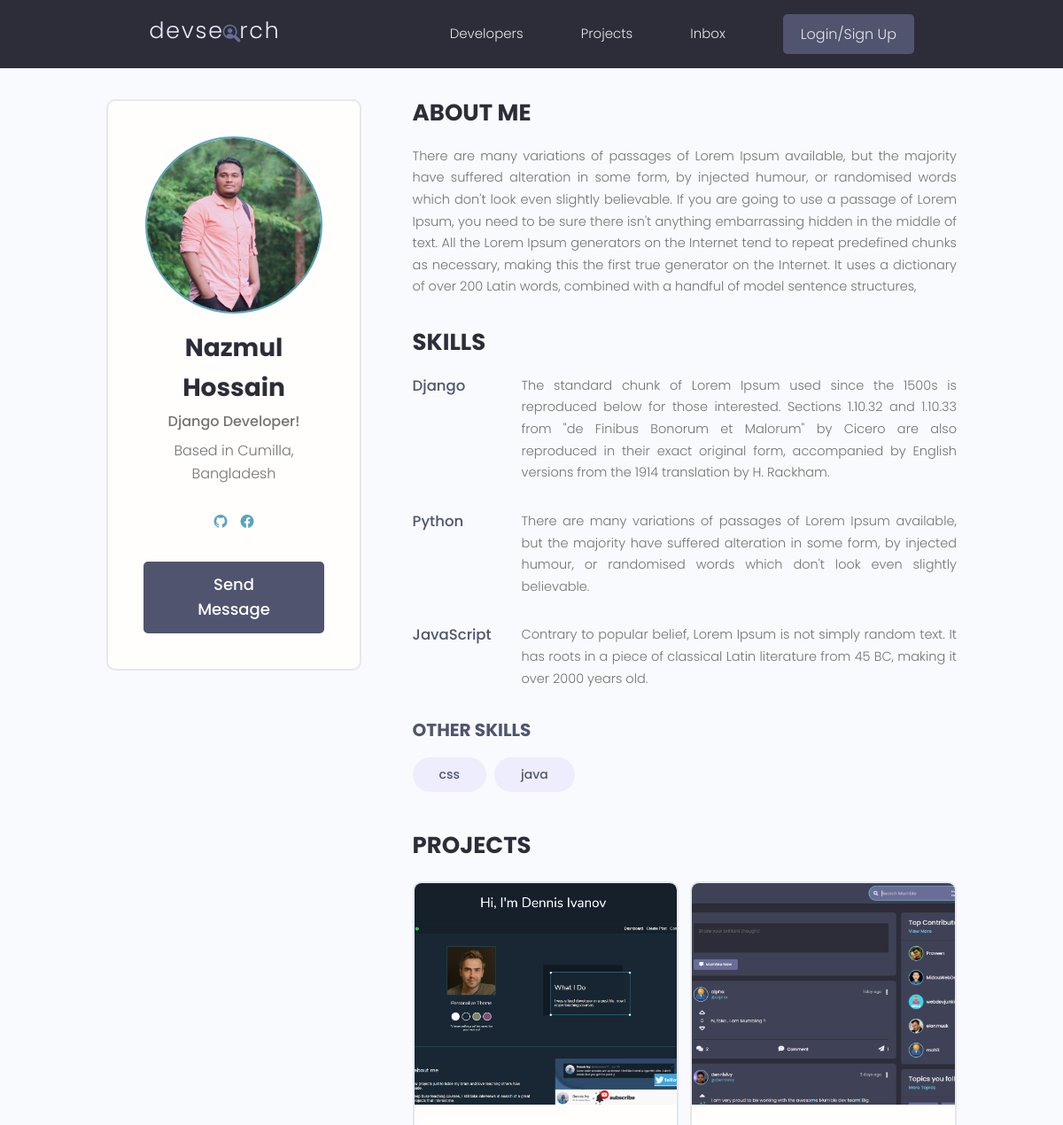
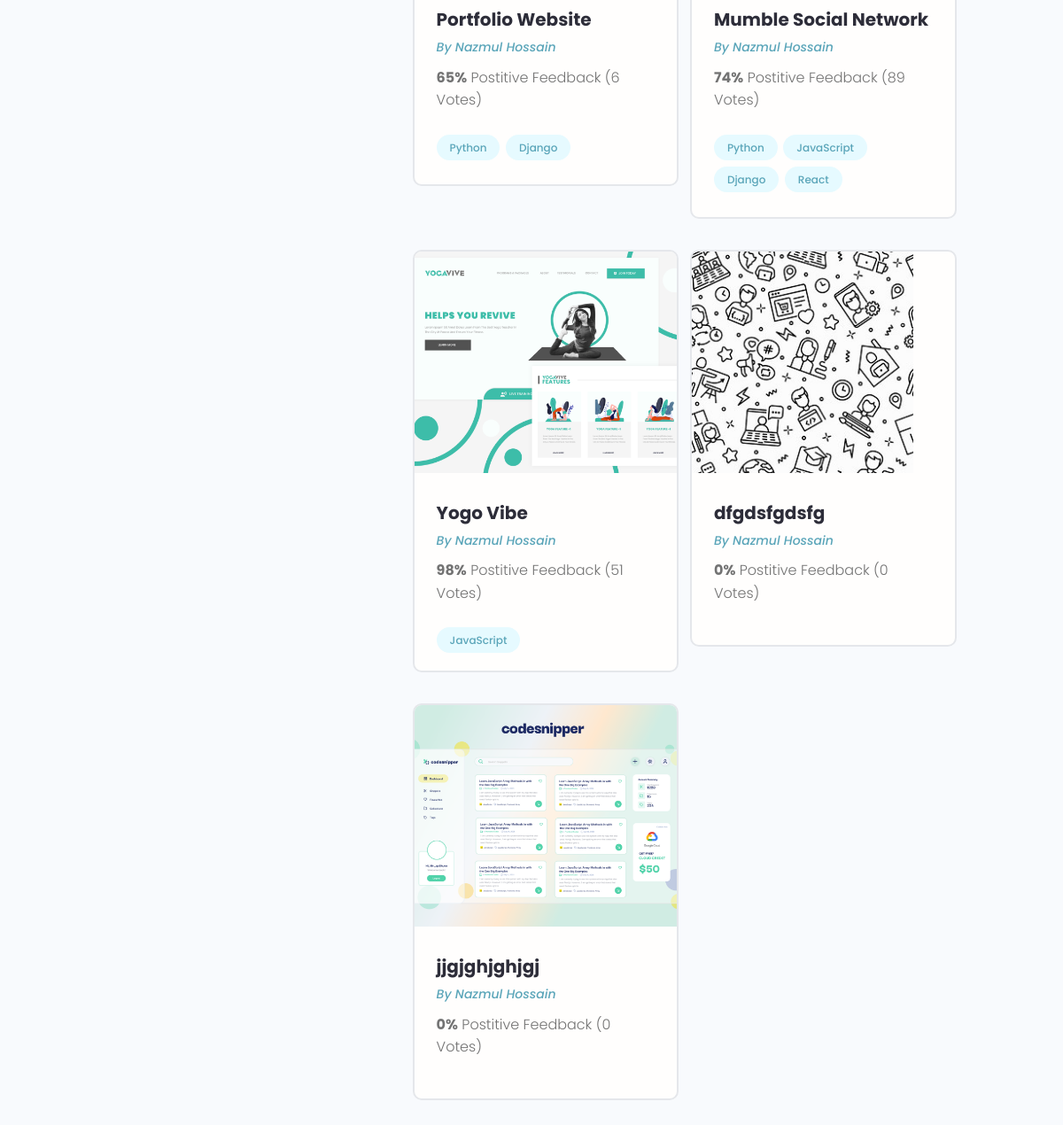
The page /profile/ddee56b0-8560-41a9-a544-2b5a5f5492ad/ on the database as committed earlier (2 pictures, top to bottom).
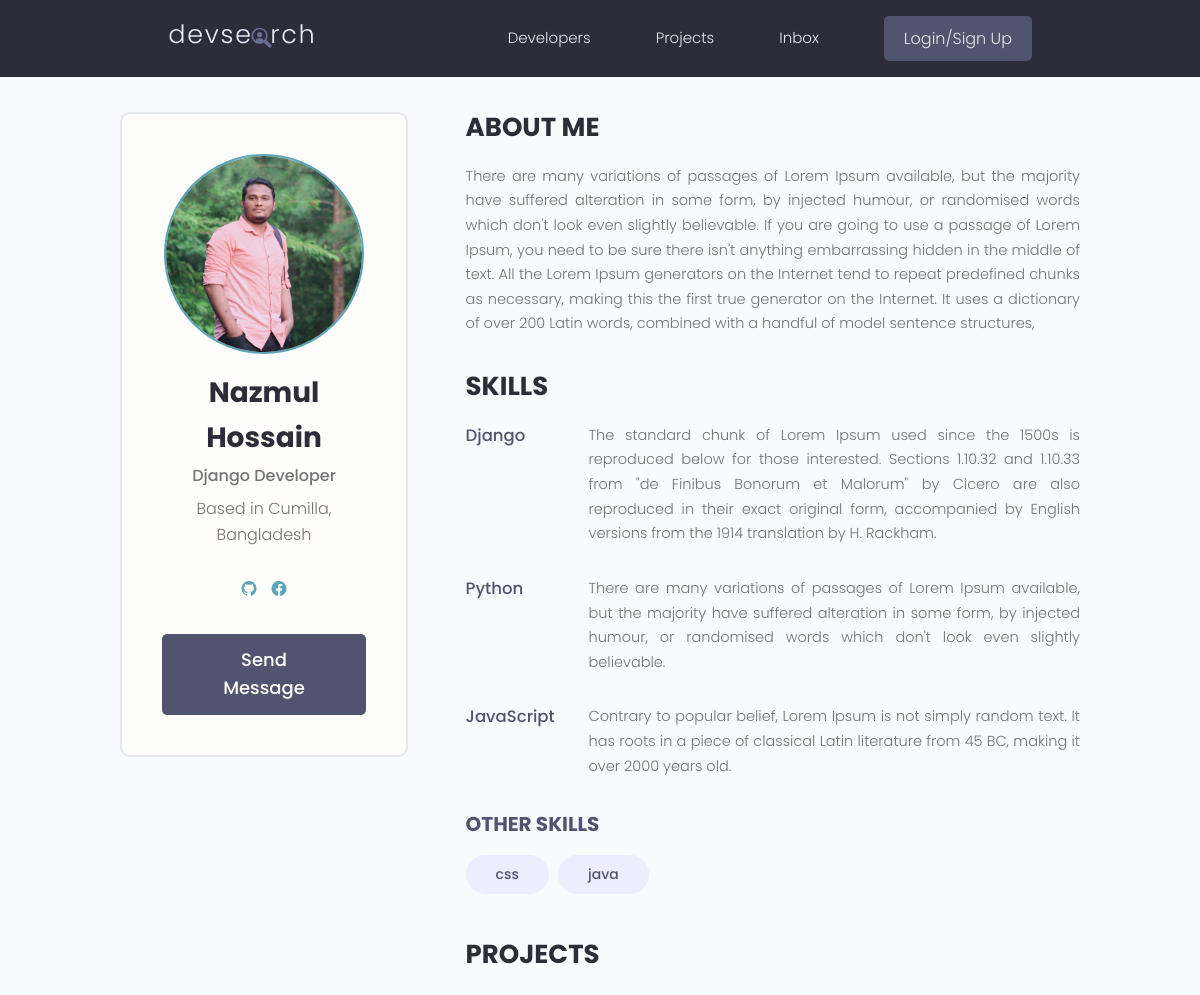
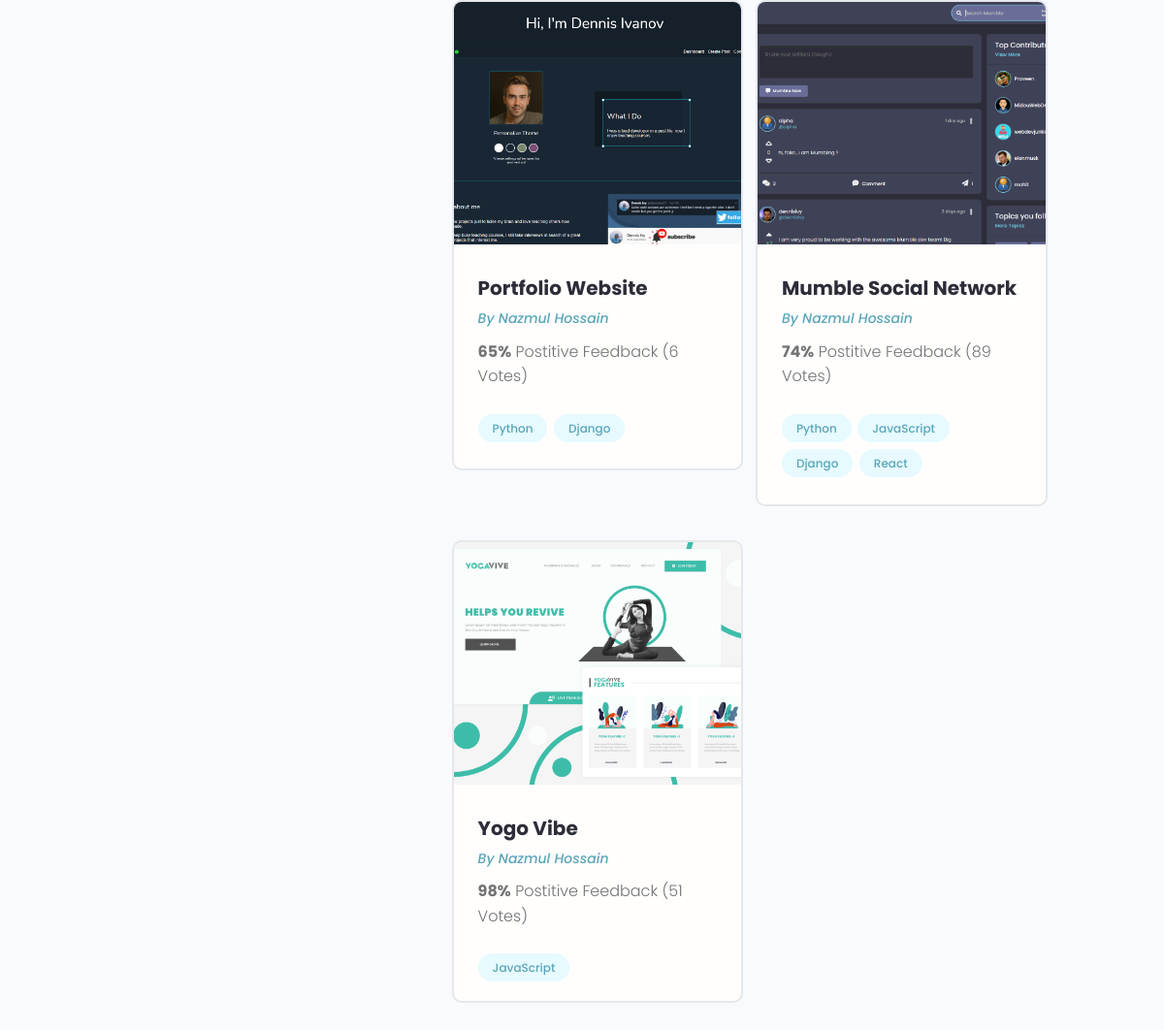
The same page on the database as committed later (2 pictures, top to bottom).
### user/models.py (models this page shows, shortened)
class Profile(models.Model):
    user = models.OneToOneField(User, on_delete=models.CASCADE, null=True, blank=True)
    username = models.CharField(max_length=200, null=True, blank=True)
    name = models.CharField(max_length=200, null=True, blank=True)
    email = models.EmailField(max_length=500, null=True, blank=True)
    short_intro = models.CharField(max_length=200, null=True, blank=True)
    bio = models.TextField(null=True, blank=True)
    profile_pic = models.ImageField(null=True, blank=True, upload_to='profile/', default='profile/user-default.png')
    location = models.CharField(max_length=200, null=True, blank=True)
    social_github = models.CharField(max_length=200, null=True, blank=True)
    social_twitter = models.CharField(max_length=200, null=True, blank=True)
    social_linkedin = models.CharField(max_length=200, null=True, blank=True)
    social_youtube = models.CharField(max_length=200, null=True, blank=True)
    social_facebook = models.CharField(max_length=200, null=True, blank=True)
    created = models.DateTimeField(auto_now_add=True)
    id = models.UUIDField(default=uuid.uuid4, unique=True, primary_key=True, editable=False)

class Skill(models.Model):
    owner = models.ForeignKey(Profile, on_delete=models.CASCADE)
    name = models.CharField(max_length=200, null=True, blank=True)
    description = models.TextField(null=True, blank=True)
    id = models.UUIDField(default=uuid.uuid4, unique=True, primary_key=True, editable=False)

### projects/models.py (models this page shows, shortened)
class Project(models.Model):
    owner = models.ForeignKey(Profile, on_delete=models.SET_NULL, blank=True, null=True)
    title = models.CharField(max_length=200)
    description = models.TextField(null=True, blank=True)
    featured_image = models.ImageField(default='default.jpg', null=True, blank=True)
    demo_link = models.CharField(max_length=2000, null=True, blank=True)
    source_link = models.CharField(max_length=2000, null=True, blank=True)
    tags = models.ManyToManyField('Tag', blank=True)        # if the Tag class is under then need to set in 'Tags', if above jsut simply use Tag
    vote_total = models.IntegerField(default=0, null=True, blank=True)
    vote_ratio = models.IntegerField(default=0, null=True, blank=True)
    created = models.DateTimeField(auto_now_add=True)
    id = models.UUIDField(default=uuid.uuid4, unique=True, primary_key=True, editable=False)

class Tag(models.Model):
    name = models.CharField(max_length=200)
    created = models.DateTimeField(auto_now_add=True)
    id = models.UUIDField(default=uuid.uuid4, unique=True, primary_key=True, editable=False)

### user/views.py (the view)
# urls.py: path('profile/<str:pk>/', views.userProfile, name='user-profile'),
def userProfile(request, pk):
    profile = Profile.objects.get(id=pk)
    top_skills = profile.skill_set.exclude(description__exact="")    # exclude data, doesn't have description
    other_skills = profile.skill_set.filter(description="")          # filter data, doesn't have description
    context = {'profile':profile, 'top_skills':top_skills, 'other_skills':other_skills}
    return render(request, 'user/user-profile.html', context)

### user/templates/user/user-profile.html (shortened to what this page needs)
{% extends 'main.html' %}
{% block content %}
  <main class="profile my-md">
    <div class="container">
      <div class="layout">
        <div class="column column--1of3">
          <div class="card text-center">
            <div class="card__body dev">
              <img class="avatar avatar--xl" src="{{profile.profile_pic.url}}" />
              <h2 class="dev__name">{{profile.name}}</h2>
              <p class="dev__title">{{profile.short_intro}}</p>
              <p class="dev__location">Based in {{profile.location}}</p>
              <ul class="dev__social">
                {% if profile.social_github %}
                <li>
                  <a title="Github" href="{{profile.social_github}}" target="_blank"><i class="bi bi-github"></i></a>
                </li>
                {% endif %}
                {% if profile.social_facebook %}
                <li>
                  <a title="Facebook" href="{{profile.social_facebook}}" target="_blank"><i class="bi bi-facebook"></i></a>
                </li>
                {% endif %}
              </ul>
              <a href="#" class="btn btn--sub btn--lg">Send Message </a>
            </div>
          </div>
        </div>
        <div class="column column--2of3">
          <div class="devInfo">
            <h3 class="devInfo__title">About Me</h3>
            <p class="devInfo__about">{{profile.bio}}</p>
          </div>
          <div class="devInfo">
            <h3 class="devInfo__title">Skills</h3>
            <div class="devInfo__skills">
              {% for skill in top_skills %}
              <div class="devSkill">
                <h4 class="devSkill__title">{{skill.name}}</h4>
                <p class="devSkill__info">{{skill.description}}</p>
              </div>
              {% endfor %}
              <h3 class="devInfo__subtitle">Other Skills</h3>
              <div class="devInfo__otherSkills">
                {% for skill in other_skills %}
                <span class="tag tag--pill tag--sub tag--lg">
                  <small>{{skill.name}}</small>
                </span>
                {% endfor %%}
              </div>
            </div>
          </div>
          <div class="devInfo">
            <h3 class="devInfo__title">Projects</h3>
            <div class="grid grid--two">
              {% for project in profile.project_set.all %}
              <div class="column">
                <div class="card project">
                  <a href="{% url 'project' project.id %}" class="project">
                    <img class="project__thumbnail" src="{{project.featured_image.url}}" alt="project thumbnail" />
                    <div class="card__body">
                      <h3 class="project__title">{{project.title}}</h3>
                      <p><a class="project__author" href="{% url 'user-profile' project.owner.id %}">By {{project.owner.name}}</a></p>
                      <p class="project--rating">
                        <span style="font-weight: bold;">{{project.vote_ratio}}%</span> Postitive
                        Feedback ({{project.vote_total}} Vote{{project.vote_total|pluralize:"s"}})
                      </p>
                      <div class="project__tags">
                        {% for tag in project.tags.all %}
                        <span class="tag tag--pill tag--main">
                          <small>{{tag.name}}</small>
                        </span>
                        {% endfor %}
                      </div>
                    </div>
                  </a>
                </div>
              </div>
              {% endfor %}
            </div>
          </div>
        </div>
      </div>
    </div>
  </main>
{% endblock %}

Rows that differ between the two databases and show on the page:
removed Project: featured_image (picture), title "dfgdsfgdsfg", owner.name "Nazmul Hossain", vote_ratio "0", vote_total "0"
removed Project: featured_image (picture), title "jjgjghjghjgj", owner.name "Nazmul Hossain", vote_ratio "0", vote_total "0"
changed Profile "Nazmul Hossain": short_intro "Django Developer!" → "Django Developer"
